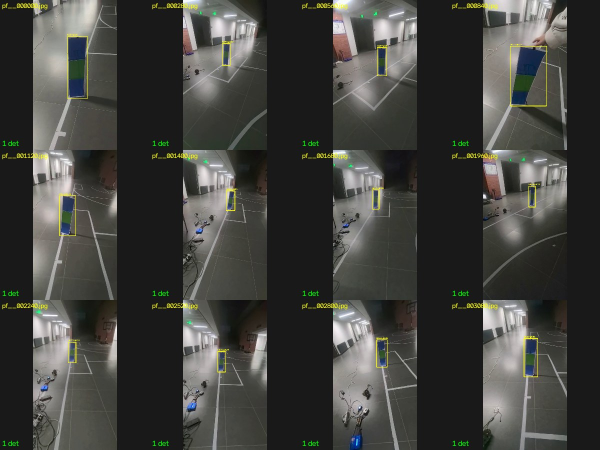
#> input picture _pillar_far_check.jpg, 1200 x 900 px (shown at 1/2 size)
$ python -i auto_label_pillar.py   (imports and definitions only)
#> lines starting #> are read from the running program, lines starting #| are printed output that depends on the picture; after the words box and inside, x2 and y2 are one past the last pixel; in counts of white or black regions, pixels touching at a corner belong together
#> further down, picture is the input picture: shape (900, 1200, 3); mean B, G, R 61.9, 65.9, 65.7
#!/usr/bin/env python
# -*- coding: utf-8 -*-
"""
自动标注「蓝-绿-蓝定位柱」（或任何"多色块拼成的标记板"）。

原理：定位柱是**强饱和的蓝色+绿色块**，和灰色地面区分度极高。做法：
  1) 分别取蓝、绿的 HSV 掩码
  2) 合并 + 膨胀，让蓝绿段连成一整块
  3) 每个大连通块必须**同时含有足够的蓝和足够的绿**（这就是"定位柱"的签名）
  4) 取该连通块的外接矩形作为标注框（整块板，含两端蓝色）

用法:
  python auto_label_pillar.py --src raw_pillar --out pillar_labels --class-id 2 --sheet _pillar_check.jpg
"""
import argparse
from pathlib import Path

import cv2
import numpy as np

from infer_onnx import IMG_EXTS


def detect_pillar(img, blue_lo=(95, 70, 50), blue_hi=(140, 255, 255),
                  green_lo=(35, 70, 50), green_hi=(90, 255, 255),
                  min_area_frac=0.0025, min_each_frac=0.12):
    """返回 [(x1,y1,x2,y2, blue_frac, green_frac)]"""
#> called with blue_lo = (95, 70, 50), blue_hi = (140, 255, 255), green_lo = (35, 70, 50), green_hi = (90, 255, 255), min_area_frac = 0.0025, min_each_frac = 0.12
    h, w = img.shape[:2]
#> h = 900; w = 1200
    hsv = cv2.cvtColor(img, cv2.COLOR_BGR2HSV)
#> hsv: shape (900, 1200, 3); mean H, S, V 26.4, 19.9, 67.4
    mb = cv2.inRange(hsv, np.array(blue_lo), np.array(blue_hi))
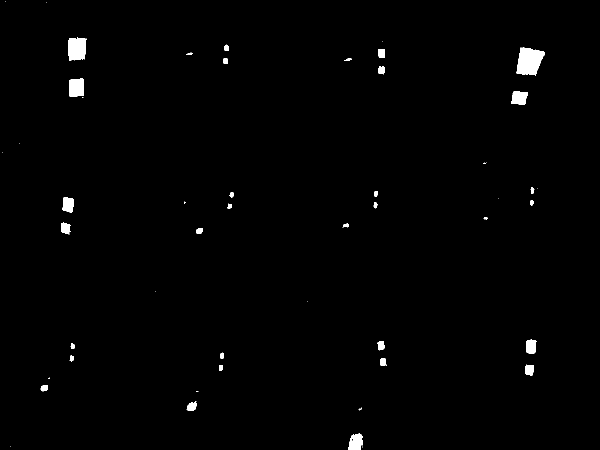
#> mb: shape (900, 1200) (shown at 1/2 size); 0.96% white; 54 white regions (22 under 20 px), largest, box (x1, y1, x2, y2) and area: (1033, 95, 1090, 150) 2268, (137, 75, 173, 122) 1464, (138, 157, 168, 194) 1002
    mg = cv2.inRange(hsv, np.array(green_lo), np.array(green_hi))
#> mg: shape (900, 1200); 0.69% white; 185 white regions (136 under 20 px), largest, box (x1, y1, x2, y2) and area: (138, 120, 170, 159) 1128, (1026, 150, 1069, 183) 1124, (124, 422, 144, 448) 423
    k = np.ones((9, 9), np.uint8)
    mb = cv2.morphologyEx(mb, cv2.MORPH_OPEN, k)
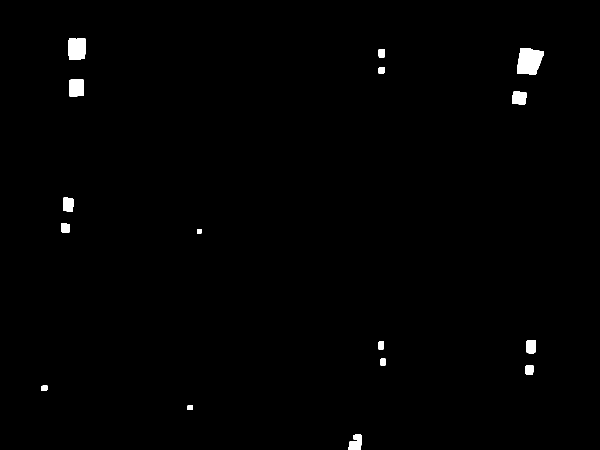
#> mb: shape (900, 1200) (shown at 1/2 size); 0.8% white; 16 white regions, largest, box (x1, y1, x2, y2) and area: (1034, 96, 1088, 150) 2221, (137, 76, 172, 120) 1437, (138, 158, 168, 193) 984
    mg = cv2.morphologyEx(mg, cv2.MORPH_OPEN, k)
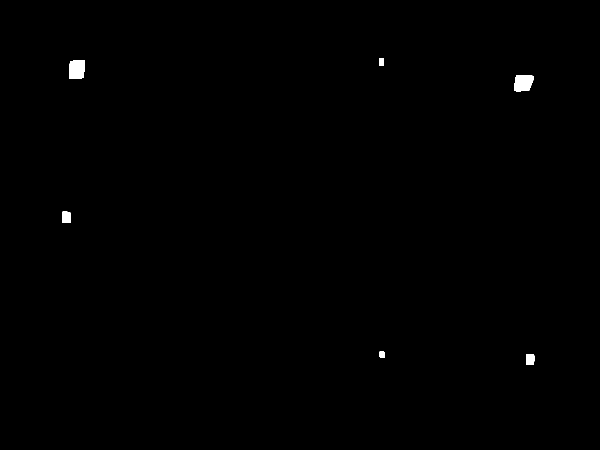
#> mg: shape (900, 1200) (shown at 1/2 size); 0.3% white; 6 white regions, box (x1, y1, x2, y2) and area: (138, 120, 169, 158) 1113, (1028, 150, 1067, 183) 1098, (124, 423, 142, 446) 388, (1052, 708, 1069, 730) 356, (758, 117, 768, 132) 150, (759, 703, 770, 716) 136

    both = cv2.bitwise_or(mb, mg)
#> both: shape (900, 1200); 1.1% white; 18 white regions, largest, box (x1, y1, x2, y2) and area: (1034, 96, 1088, 150) 2221, (138, 120, 169, 193) 2097, (1024, 150, 1067, 209) 1780
    # 膨胀把蓝绿段之间的缝隙连起来（板子中间没有别的颜色，缝隙很小）
    both = cv2.dilate(both, np.ones((13, 13), np.uint8), iterations=2)
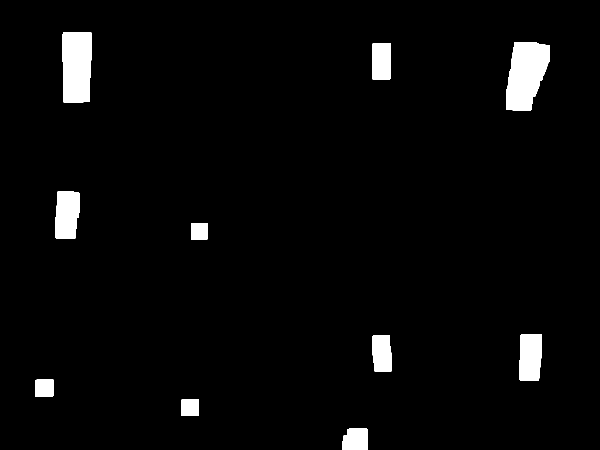
#> both: shape (900, 1200) (shown at 1/2 size); 3.3% white; 10 white regions, largest, box (x1, y1, x2, y2) and area: (1012, 84, 1100, 221) 8926, (125, 64, 184, 205) 7872, (111, 383, 159, 478) 4143
    n, lab, stats, _ = cv2.connectedComponentsWithStats(both, 8)
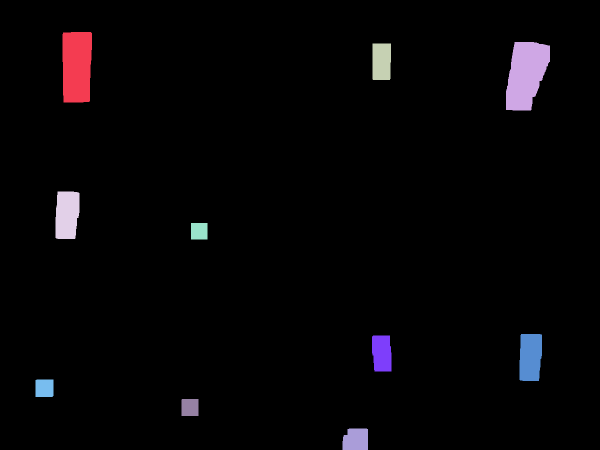
#> lab: shape (900, 1200) int32 (shown at 1/2 size); 11 distinct labels, from 0 to 10; one colour per label, 0 black
#> n = 11; stats = [[0, 0, 1200, 900, 1044303], [125, 64, 59, 141, 7872], [1012, 84, 88, 137, 8926], [745, 87, 37, 73, 2663], [111, 383, 48, 95, 4143], [382, 446, 33, 33, 1089], [1039, 668, 45, 94, 3945], [744, 671, 39, 72, 2608], [71, 759, 36, 35, 1255], [363, 798, 34, 34, 1155], [685, 857, 51, 43, 2041]]

    out = []
    for i in range(1, n):
        x, y, bw, bh, area = stats[i]
        if area < min_area_frac * h * w:
            continue
        m = (lab[y:y + bh, x:x + bw] == i)
        bcnt = int(np.count_nonzero(m & (mb[y:y + bh, x:x + bw] > 0)))
        gcnt = int(np.count_nonzero(m & (mg[y:y + bh, x:x + bw] > 0)))
        tot = max(1, bcnt + gcnt)
        bf, gf = bcnt / tot, gcnt / tot
        # 签名：蓝绿都要有相当比例（定位柱 = 蓝30 + 绿40 + 蓝30）
        if bf < min_each_frac or gf < min_each_frac:
            continue
        # 长条形状：定位柱是 1:5 的长条（透视下会更长或更短，放宽到 1:1.5~1:12）
        ar = max(bw, bh) / max(1, min(bw, bh))
        if not (1.3 <= ar <= 14):
            continue
        out.append((x, y, x + bw, y + bh, round(bf, 2), round(gf, 2)))
#> this loop made 10 passes
#> (x, y, bw, bh, area, bcnt, gcnt, tot) on passes 1, 2, 4, 6: (125, 64, 59, 141, 7872, 2421, 1113, 3534), (1012, 84, 88, 137, 8926, 2903, 1098, 4001), (111, 383, 48, 95, 4143, 865, 388, 1253), (1039, 668, 45, 94, 3945, 783, 356, 1139)
#> pass 1, in detect_pillar, `m = (lab[y:y + bh, x:x + bw] == i)`:
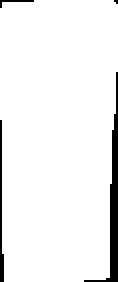
#> m: shape (141, 59) bool (shown 2 times larger); 94.6% white; 4 black regions (1 under 20 px), largest, box (x1, y1, x2, y2) and area: (42, 36, 59, 141) 329, (0, 60, 2, 141) 95, (0, 0, 17, 4) 20
#> pass 2, in detect_pillar, `m = (lab[y:y + bh, x:x + bw] == i)`:
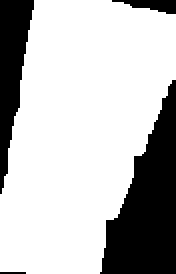
#> m: shape (137, 88) bool (shown 2 times larger); 74% white; 4 black regions (1 under 20 px), largest, box (x1, y1, x2, y2) and area: (50, 40, 88, 137) 2095, (0, 0, 17, 97) 892, (56, 0, 88, 7) 130
#> after the loop, out = [(125, 64, 184, 205, 0.69, 0.31), (1012, 84, 1100, 221, 0.73, 0.27), (111, 383, 159, 478, 0.69, 0.31), (1039, 668, 1084, 762, 0.69, 0.31)]
    out.sort(key=lambda t: -((t[2] - t[0]) * (t[3] - t[1])))
    return out


# [60 lines left out: function main, not called in this run]


# [2 lines not run here, left out]

>>> import cv2
>>> picture = cv2.imread('_pillar_far_check.jpg')
>>> result = detect_pillar(picture)
#> result = [(1012, 84, 1100, 221, 0.73, 0.27), (125, 64, 184, 205, 0.69, 0.31), (111, 383, 159, 478, 0.69, 0.31), (1039, 668, 1084, 762, 0.69, 0.31)]
